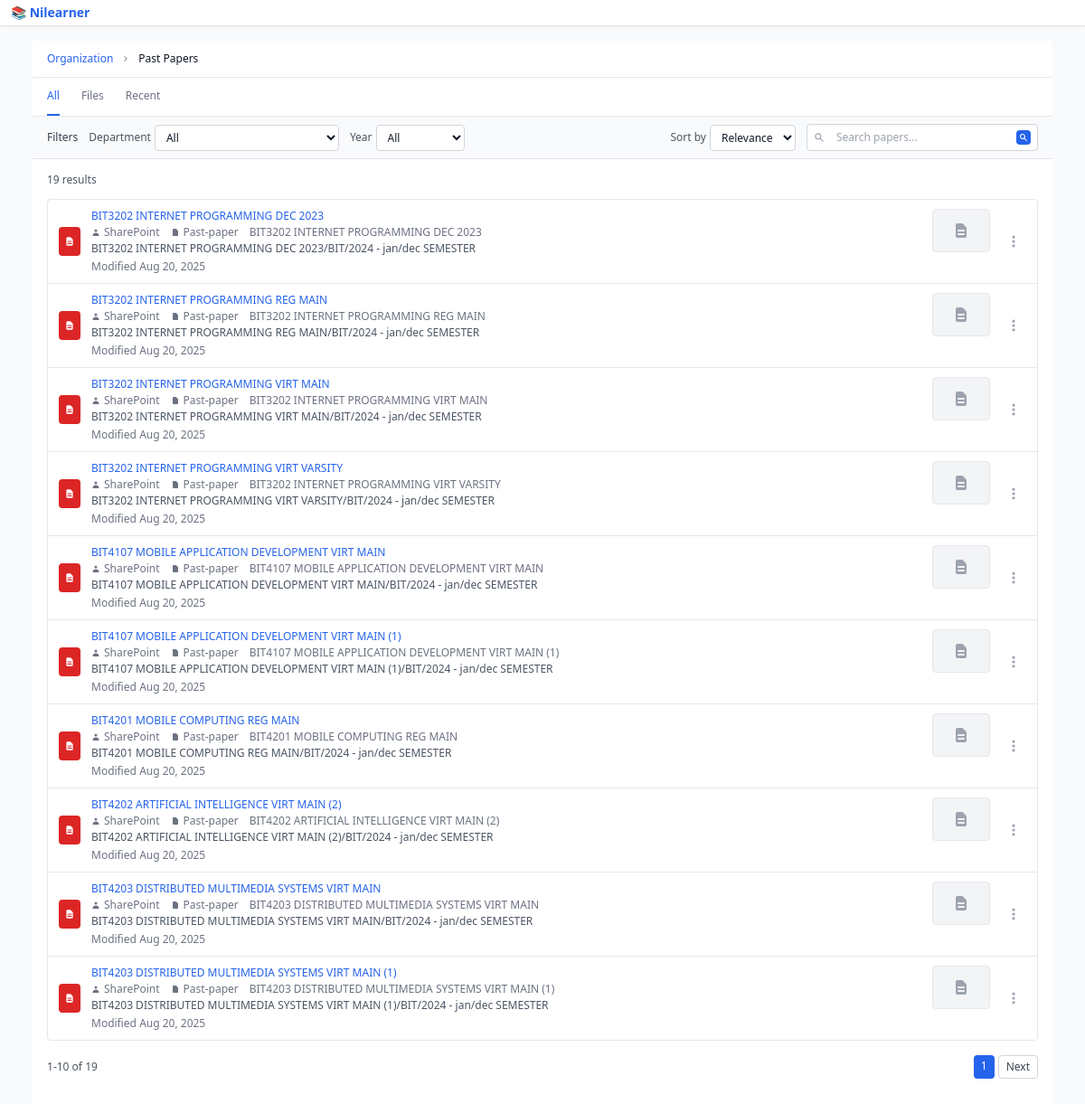
Screenshot of /view/ with the database file from the repository.
### papers/models.py (models this page shows, shortened)
class PastPaper(models.Model):
    SEMESTER_CHOICES = [
        ('Fall', 'Fall'),
        ('Spring', 'Spring'),
        ('Summer', 'Summer'),
    ]
    DEPARTMENT_CHOICES = [
        ('Computer Science', 'Computer Science'),
        ('Mathematics', 'Mathematics'),
        ('Physics', 'Physics'),
        ('Chemistry', 'Chemistry'),
        ('Biology', 'Biology'),
        ('Engineering', 'Engineering'),
        ('Business', 'Business'),
    ]
    title = models.CharField(max_length=200)
    course_code = models.CharField(max_length=20)
    department = models.CharField(max_length=100, choices=DEPARTMENT_CHOICES)
    year = models.IntegerField()
    semester = models.CharField(max_length=10, choices=SEMESTER_CHOICES)
    file = models.FileField(upload_to=user_profile_image_path)
    user = models.ForeignKey(User, on_delete=models.CASCADE)
    uploaded_at = models.DateTimeField(auto_now_add=True)
    download_count = models.PositiveIntegerField(default=0)
    class Meta:
        ordering = ['-uploaded_at']
        unique_together = ['title', 'course_code', 'year', 'semester']
        verbose_name = 'Past Paper'
        verbose_name_plural = 'Past Papers'

### papers/views.py (the view, shortened to what this page needs)
# urls.py: path('view/', views.view_papers, name='view_papers'),
def view_papers(request):
    papers = PastPaper.objects.all()
    query = request.GET.get('q', '')
    selected_department = request.GET.get('department', '')
    if selected_department:
        papers = papers.filter(department=selected_department)
    selected_year = request.GET.get('year', '')
    if selected_year:
        papers = papers.filter(year=selected_year)
    filter_type = request.GET.get('filter', 'all')
    if filter_type == 'recent':
        papers = papers.filter(uploaded_at__gte=timezone.now() - timedelta(days=30))
    elif filter_type == 'files':
        papers = papers.exclude(file='')
    sort_by = request.GET.get('sort', 'relevance')
    if sort_by == 'title':
        papers = papers.order_by('title')
    elif sort_by == '-uploaded_at':
        papers = papers.order_by('-uploaded_at')
    elif sort_by == '-year':
        papers = papers.order_by('-year')
    elif sort_by == 'relevance' or not sort_by:
        papers = papers.order_by('-uploaded_at')
    departments = PastPaper.objects.values_list('department', flat=True).distinct().order_by('department')
    years = PastPaper.objects.values_list('year', flat=True).distinct().order_by('-year')
    paginator = Paginator(papers, 10)
    page_number = request.GET.get('page')
    page_obj = paginator.get_page(page_number)
    context = {
        'papers': page_obj,
        'query': query,
        'selected_department': selected_department,
        'selected_year': selected_year,
        'filter_type': filter_type,
        'sort_by': sort_by,
        'departments': departments,
        'years': years,
    }
    return render(request, 'view.html', context)

### papers/templates/view.html (shortened to what this page needs)
{% extends 'base.html' %}
{% block content %}
<div class="min-h-screen bg-white dark:bg-gray-900">
  <div class="max-w-7xl mx-auto">
    <div class="px-4 py-3 border-b border-gray-200 dark:border-gray-700">
      <div class="flex items-center space-x-2 text-xs">
        <a href="{% url 'home' %}" class="text-blue-600 dark:text-blue-400 hover:underline">Organization</a>
        <svg class="w-3 h-3 text-gray-400" fill="currentColor" viewBox="0 0 20 20">
          <path fill-rule="evenodd" d="M7.293 14.707a1 1 0 010-1.414L10.586 10 7.293 6.707a1 1 0 111.414-1.414l4 4a1 1 0 010 1.414l-4 4a1 1 0 01-1.414 0z" clip-rule="evenodd"/>
        </svg>
        <span class="text-gray-900 dark:text-white">Past Papers</span>
      </div>
    </div>
    <div class="px-4 border-b border-gray-200 dark:border-gray-700">
      <div class="flex space-x-6">
        <a href="{% url 'view_papers' %}" class="py-3 text-xs font-medium {% if not filter_type or filter_type == 'all' %}text-blue-600 dark:text-blue-400 border-b-2 border-blue-600 dark:border-blue-400{% else %}text-gray-500 dark:text-gray-400 hover:text-gray-700 dark:hover:text-gray-300{% endif %}">
          All
        </a>
        <a href="{% url 'view_papers' %}?filter=files" class="py-3 text-xs font-medium {% if filter_type == 'files' %}text-blue-600 dark:text-blue-400 border-b-2 border-blue-600 dark:border-blue-400{% else %}text-gray-500 dark:text-gray-400 hover:text-gray-700 dark:hover:text-gray-300{% endif %}">
          Files
        </a>
        <a href="{% url 'view_papers' %}?filter=recent" class="py-3 text-xs font-medium {% if filter_type == 'recent' %}text-blue-600 dark:text-blue-400 border-b-2 border-blue-600 dark:border-blue-400{% else %}text-gray-500 dark:text-gray-400 hover:text-gray-700 dark:hover:text-gray-300{% endif %}">
          Recent
        </a>
      </div>
    </div>
    <div class="px-4 py-2 bg-gray-50 dark:bg-gray-800 border-b border-gray-200 dark:border-gray-700">
      <form method="GET" action="{% url 'view_papers' %}" class="flex flex-col lg:flex-row lg:items-center lg:justify-between gap-3">
        <div class="flex flex-wrap items-center gap-3">
          <span class="text-xs font-medium text-gray-700 dark:text-gray-300">Filters</span>
          <div class="flex items-center space-x-1">
            <span class="text-xs text-gray-600 dark:text-gray-400">Department</span>
            <select name="department" onchange="this.form.submit()" class="px-2 py-1 text-xs border border-gray-300 dark:border-gray-600 rounded bg-white dark:bg-gray-700 text-gray-900 dark:text-white focus:ring-1 focus:ring-blue-500">
              <option value="">All</option>
            </select>
          </div>
          <div class="flex items-center space-x-1">
            <span class="text-xs text-gray-600 dark:text-gray-400">Year</span>
            <select name="year" onchange="this.form.submit()" class="px-2 py-1 text-xs border border-gray-300 dark:border-gray-600 rounded bg-white dark:bg-gray-700 text-gray-900 dark:text-white focus:ring-1 focus:ring-blue-500">
              <option value="">All</option>
            </select>
          </div>
        </div>
        <div class="flex items-center gap-3">
          <div class="flex items-center space-x-1">
            <span class="text-xs text-gray-600 dark:text-gray-400">Sort by</span>
            <select name="sort" onchange="this.form.submit()" class="px-2 py-1 text-xs border border-gray-300 dark:border-gray-600 rounded bg-white dark:bg-gray-700 text-gray-900 dark:text-white focus:ring-1 focus:ring-blue-500">
              <option value="relevance" {% if sort_by == 'relevance' %}selected{% endif %}>Relevance</option>
            </select>
          </div>
          <div class="relative">
            <input type="text" name="q" placeholder="Search papers..."
                   value="{{ query|default:'' }}"
                   class="w-64 px-3 py-1.5 pl-8 text-xs border border-gray-300 dark:border-gray-600 rounded bg-white dark:bg-gray-700 text-gray-900 dark:text-white focus:ring-1 focus:ring-blue-500">
            <div class="absolute inset-y-0 left-0 pl-2 flex items-center">
              <svg class="w-3 h-3 text-gray-400" fill="currentColor" viewBox="0 0 20 20">
                <path fill-rule="evenodd" d="M8 4a4 4 0 100 8 4 4 0 000-8zM2 8a6 6 0 1110.89 3.476l4.817 4.817a1 1 0 01-1.414 1.414l-4.816-4.816A6 6 0 012 8z" clip-rule="evenodd"/>
              </svg>
            </div>
            <button type="submit" class="absolute inset-y-0 right-0 pr-2 flex items-center">
              <div class="w-4 h-4 bg-blue-600 rounded flex items-center justify-center">
                <svg class="w-2.5 h-2.5 text-white" fill="currentColor" viewBox="0 0 20 20">
                  <path fill-rule="evenodd" d="M8 4a4 4 0 100 8 4 4 0 000-8zM2 8a6 6 0 1110.89 3.476l4.817 4.817a1 1 0 01-1.414 1.414l-4.816-4.816A6 6 0 012 8z" clip-rule="evenodd"/>
                </svg>
              </div>
            </button>
          </div>
        </div>
      </form>
    </div>
    <div class="px-4 py-3">
      {% if papers %}
        <div class="mb-3">
          <span class="text-xs text-gray-600 dark:text-gray-400">{{ papers.paginator.count }} results</span>
        </div>
        <div class="space-y-0 border border-gray-200 dark:border-gray-700 rounded overflow-hidden">
          {% for paper in papers %}
            <div class="flex items-center px-3 py-2.5 hover:bg-gray-50 dark:hover:bg-gray-800 border-b border-gray-200 dark:border-gray-700 last:border-b-0">
              <div class="flex-shrink-0 mr-3">
                <div class="w-6 h-8 bg-red-600 rounded flex items-center justify-center">
                  <svg class="w-3 h-3 text-white" fill="currentColor" viewBox="0 0 20 20">
                    <path fill-rule="evenodd" d="M4 4a2 2 0 012-2h4.586A2 2 0 0112 2.586L15.414 6A2 2 0 0116 7.414V16a2 2 0 01-2 2H6a2 2 0 01-2-2V4zm2 6a1 1 0 011-1h6a1 1 0 110 2H7a1 1 0 01-1-1zm1 3a1 1 0 100 2h6a1 1 0 100-2H7z" clip-rule="evenodd"/>
                  </svg>
                </div>
              </div>
              <div class="flex-1 min-w-0">
                <div class="flex items-start justify-between">
                  <div class="flex-1">
                    <h3 class="text-xs font-medium text-blue-600 dark:text-blue-400 hover:underline cursor-pointer">
                      <a href="{% url 'download_paper' paper.id %}">{{ paper.title|upper }}</a>
                    </h3>
                    <div class="flex items-center mt-0.5 text-xs text-gray-500 dark:text-gray-400 space-x-3">
                      <span class="flex items-center">
                        <svg class="w-2.5 h-2.5 mr-1" fill="currentColor" viewBox="0 0 20 20">
                          <path fill-rule="evenodd" d="M10 9a3 3 0 100-6 3 3 0 000 6zm-7 9a7 7 0 1114 0H3z" clip-rule="evenodd"/>
                        </svg>
                        SharePoint
                      </span>
                      <span class="flex items-center">
                        <svg class="w-2.5 h-2.5 mr-1" fill="currentColor" viewBox="0 0 20 20">
                          <path fill-rule="evenodd" d="M4 4a2 2 0 012-2h4.586A2 2 0 0112 2.586L15.414 6A2 2 0 0116 7.414V16a2 2 0 01-2 2H6a2 2 0 01-2-2V4z" clip-rule="evenodd"/>
                        </svg>
                        Past-paper
                      </span>
                      <span>{{ paper.course_code }}</span>
                    </div>
                    <div class="mt-0.5 text-xs text-gray-600 dark:text-gray-400">
                      {{ paper.course_code }}/{{ paper.department|upper }}/{{ paper.year }} - {{ paper.semester }} SEMESTER
                    </div>
                    <div class="mt-1 text-xs text-gray-500 dark:text-gray-400">
                      Modified {{ paper.uploaded_at|date:"M d, Y" }}
                    </div>
                  </div>
                  <div class="ml-3 flex-shrink-0">
                    <div class="w-16 h-12 bg-gray-100 dark:bg-gray-700 border border-gray-200 dark:border-gray-600 rounded flex items-center justify-center">
                      <svg class="w-5 h-5 text-gray-400" fill="currentColor" viewBox="0 0 20 20">
                        <path fill-rule="evenodd" d="M4 4a2 2 0 012-2h4.586A2 2 0 0112 2.586L15.414 6A2 2 0 0116 7.414V16a2 2 0 01-2 2H6a2 2 0 01-2-2V4zm2 6a1 1 0 011-1h6a1 1 0 110 2H7a1 1 0 01-1-1zm1 3a1 1 0 100 2h6a1 1 0 100-2H7z" clip-rule="evenodd"/>
                      </svg>
                    </div>
                  </div>
                </div>
              </div>
              <div class="ml-3 flex-shrink-0 relative">
                <button class="p-1.5 text-gray-400 hover:text-gray-600 dark:hover:text-gray-300 options-btn"
                        data-paper-id="{{ paper.id }}">
                  <svg class="w-4 h-4" fill="currentColor" viewBox="0 0 20 20">
                    <path d="M10 6a2 2 0 110-4 2 2 0 010 4zM10 12a2 2 0 110-4 2 2 0 010 4zM10 18a2 2 0 110-4 2 2 0 010 4z"/>
                  </svg>
                </button>
              </div>
            </div>
          {% endfor %}
        </div>
        <div class="mt-4 flex justify-between items-center">
          <div class="text-xs text-gray-600 dark:text-gray-400">
            {{ papers.start_index }}-{{ papers.end_index }} of {{ papers.paginator.count }}
          </div>
          <div class="flex space-x-1">
            <span class="px-2 py-1 text-xs bg-blue-600 text-white rounded">
              {{ papers.number }}
            </span>
            {% if papers.has_next %}
              <a href="?page={{ papers.next_page_number }}&q={{ query }}&department={{ selected_department }}&year={{ selected_year }}&filter={{ filter_type }}&sort={{ sort_by }}"
                 class="px-2 py-1 text-xs border border-gray-300 dark:border-gray-600 rounded hover:bg-gray-50 dark:hover:bg-gray-800 text-gray-700 dark:text-gray-300">
                Next
              </a>
            {% endif %}
          </div>
        </div>
      {% endif %}
    </div>
  </div>
</div>
{% endblock %}

### rows the page displays
PastPaper: title "BIT3202 INTERNET PROGRAMMING DEC 2023", course_code "BIT3202 INTERNET PROGRAMMING DEC 2023", department "BIT", year "2024", semester "jan/dec", uploaded_at "Aug 20, 2025"
PastPaper: title "BIT3202 INTERNET PROGRAMMING REG MAIN", course_code "BIT3202 INTERNET PROGRAMMING REG MAIN", department "BIT", year "2024", semester "jan/dec", uploaded_at "Aug 20, 2025"
PastPaper: title "BIT3202 INTERNET PROGRAMMING VIRT MAIN", course_code "BIT3202 INTERNET PROGRAMMING VIRT MAIN", department "BIT", year "2024", semester "jan/dec", uploaded_at "Aug 20, 2025"
PastPaper: title "BIT3202 INTERNET PROGRAMMING VIRT VARSITY", course_code "BIT3202 INTERNET PROGRAMMING VIRT VARSITY", department "BIT", year "2024", semester "jan/dec", uploaded_at "Aug 20, 2025"
PastPaper: title "BIT4107 MOBILE APPLICATION DEVELOPMENT VIRT MAIN", course_code "BIT4107 MOBILE APPLICATION DEVELOPMENT VIRT MAIN", department "BIT", year "2024", semester "jan/dec", uploaded_at "Aug 20, 2025"
PastPaper: title "BIT4107 MOBILE APPLICATION DEVELOPMENT VIRT MAIN (1)", course_code "BIT4107 MOBILE APPLICATION DEVELOPMENT VIRT MAIN (1)", department "BIT", year "2024", semester "jan/dec", uploaded_at "Aug 20, 2025"
PastPaper: title "BIT4201 MOBILE COMPUTING REG MAIN", course_code "BIT4201 MOBILE COMPUTING REG MAIN", department "BIT", year "2024", semester "jan/dec", uploaded_at "Aug 20, 2025"
PastPaper: title "BIT4202 ARTIFICIAL INTELLIGENCE VIRT MAIN (2)", course_code "BIT4202 ARTIFICIAL INTELLIGENCE VIRT MAIN (2)", department "BIT", year "2024", semester "jan/dec", uploaded_at "Aug 20, 2025"
PastPaper: title "BIT4203 DISTRIBUTED MULTIMEDIA SYSTEMS VIRT MAIN", course_code "BIT4203 DISTRIBUTED MULTIMEDIA SYSTEMS VIRT MAIN", department "BIT", year "2024", semester "jan/dec", uploaded_at "Aug 20, 2025"
PastPaper: title "BIT4203 DISTRIBUTED MULTIMEDIA SYSTEMS VIRT MAIN (1)", course_code "BIT4203 DISTRIBUTED MULTIMEDIA SYSTEMS VIRT MAIN (1)", department "BIT", year "2024", semester "jan/dec", uploaded_at "Aug 20, 2025"

### other values shown
{{ papers.paginator.count }} "19"
{{ papers.start_index }} "1"
{{ papers.end_index }} "10"
{{ papers.number }} "1"
